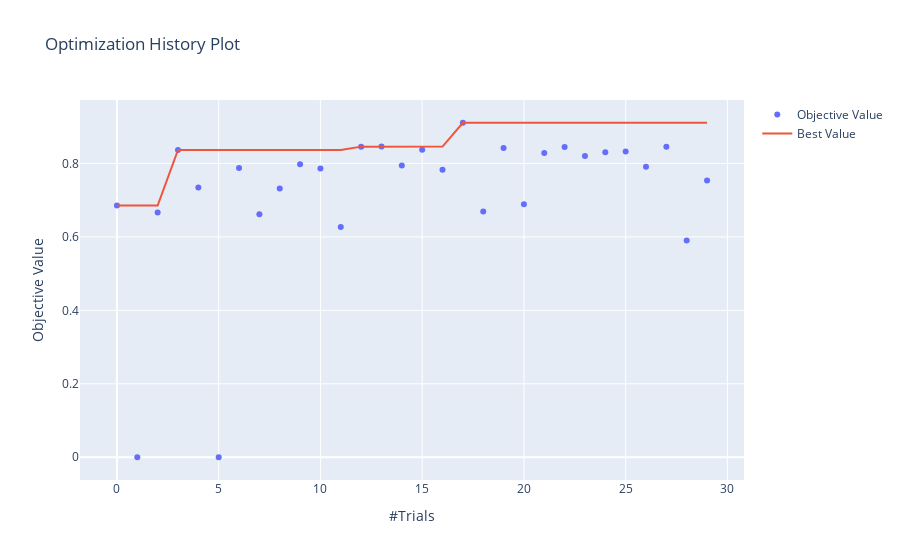

The code cell stored with this chart in its notebook:
### Code cell
optuna.visualization.plot_optimization_history(study)

### Figure 1 — Plotly figure (JSON) as saved in the notebook; plotly's stock layout.template omitted (floating-point values rounded to 4 significant figures)
{"data": [{"mode": "markers", "name": "Objective Value", "type": "scatter", "x": [0, 1, 2, 3, 4, 5, 6, 7, 8, 9, 10, 11, 12, 13, 14, 15, 16, 17, 18, 19, 20, 21, 22, 23, 24, 25, 26, 27, 28, 29], "y": [0.6853, 0, 0.6663, 0.8365, 0.7345, 0, 0.7877, 0.6615, 0.7321, 0.7976, 0.7865, 0.6269, 0.8457, 0.8458, 0.7944, 0.8373, 0.7826, 0.9107, 0.6693, 0.8418, 0.6892, 0.8287, 0.8449, 0.8201, 0.8302, 0.8326, 0.7911, 0.8457, 0.5903, 0.7537]}, {"name": "Best Value", "type": "scatter", "x": [0, 1, 2, 3, 4, 5, 6, 7, 8, 9, 10, 11, 12, 13, 14, 15, 16, 17, 18, 19, 20, 21, 22, 23, 24, 25, 26, 27, 28, 29], "y": [0.6853, 0.6853, 0.6853, 0.8365, 0.8365, 0.8365, 0.8365, 0.8365, 0.8365, 0.8365, 0.8365, 0.8365, 0.8457, 0.8458, 0.8458, 0.8458, 0.8458, 0.9107, 0.9107, 0.9107, 0.9107, 0.9107, 0.9107, 0.9107, 0.9107, 0.9107, 0.9107, 0.9107, 0.9107, 0.9107]}], "layout": {"title": {"text": "Optimization History Plot"}, "xaxis": {"title": {"text": "#Trials"}}, "yaxis": {"title": {"text": "Objective Value"}}}}
